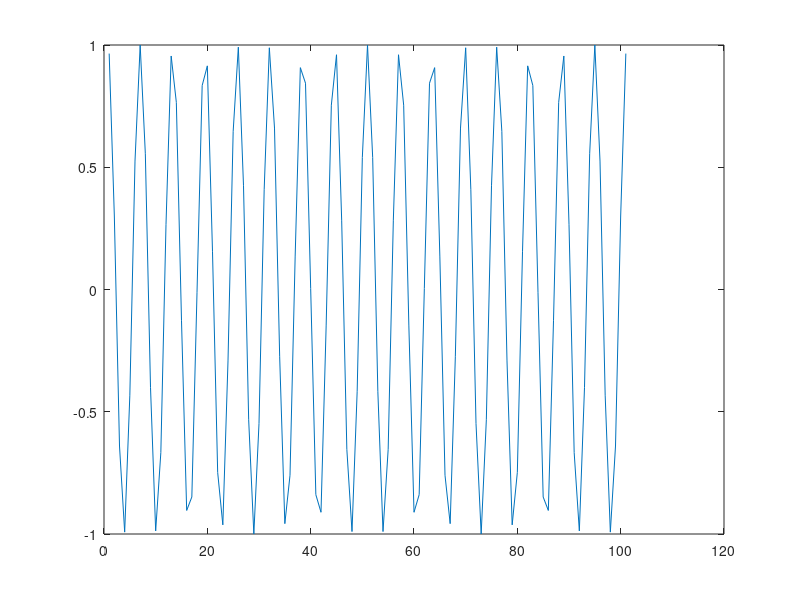

The MATLAB script that drew this image:
% Octave Script
% Title           :Funciones Trascendentes: Trigonométricas, Logarítmicas y Exponenciales (Ejercicio8)
% Correo          :orlandourbanotrejo@gmail.com
% Description     :Script para graficar funciones y determinar que tipo de funcion es.
% Author          :Orlando Urbano Trejo (Starlord)
% Date            :23_11_2021
% Version         :1
% Usage           :octave>path/Ejercicio8
%                 :Requiere aplicación octave, usar linea de comandos
%                 :https://octaveintro.readthedocs.io/en/latest/index.html

clear
disp ('Función8');
% Dominio de la función
x=-50:1:50
% Regla de correspondencia
fx = cos(x)
disp ('La función coseno es una funcion real');
disp ('El dominio de la función es (-∞, ∞)');
disp ('El rango de la función es de [-1,1]');
disp ('Los puntos donde f(x)=0 son los puntos (π/2 + 2πn,0), (3π/2 + 2πn,0) y (0,1)');
% Plotear función
plot (fx)
